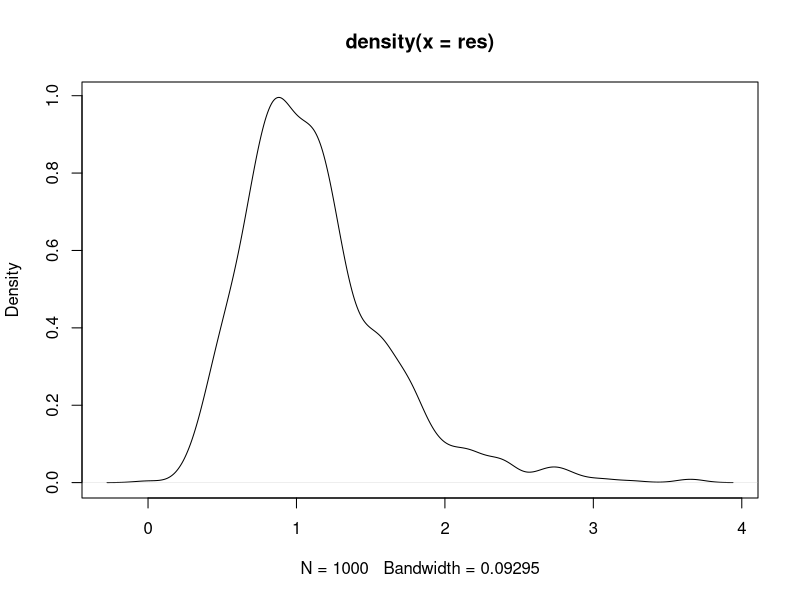

Source code (R):
library(truncnorm)

sample.params.worley  <- function(user_input, seed = 125){
  with( as.list(user_input),{
    # User input: BW(kg)
    set.seed(seed)
    #Initial time: hours
    if  (missing(time_scale) || is.na(time_scale)){
      time_scale <- 1/24
    }else if (time_scale == "minutes"){
      time_scale <- 60
    }else if (time_scale == "hours"){
      time_scale <- 1
    }else if (time_scale == "days"){
      time_scale <- 1/24
    }else if (time_scale == "weeks"){
      time_scale <- (1/24)/7
    }else if (time_scale == "months"){
      time_scale <- ((1/24)/30)
    }else if (time_scale == "years"){
      time_scale <- ((1/24)/365)
    }
    inv_time_scale <- 1/time_scale
    
    if (sex == "M"){
      
      BW = 80.4 #kg, mean BW Willmann et al., 2007
      
      Htc = rtruncnorm(   1,    a = 0,    b = Inf,  mean = 0.45, sd = 0.027) #https://doi.org/10.1080/10408440390242324
      
      #Scaled Parameters
      #Cardiac output and blood flows (https://doi.org/10.1007/s10928-007-9053-5)
      QC = rtruncnorm(1,a = 0,b = Inf,  mean = 6293, sd = 809) *60/1000 *(1-Htc) * inv_time_scale	#cardiac output in L/time_scale; adjusted for plasma, ml/min --> L/h
      QK = rtruncnorm(1,a = 0,b = Inf,  mean = 1356, sd = 372) *60/1000 *(1-Htc) * inv_time_scale#plasma flow to kidney (L/time_scale), ml/min --> L/h
      QL = rtruncnorm(1,a = 0,b = Inf,  mean = 1689, sd = 269) *60/1000 *(1-Htc) * inv_time_scale#plasma flow to liver (L/time_scale), ml/min --> L/h
      QR = QC - QK - QL 	#plasma flow to rest of body (L/time_scale), ml/min
      if (QR < 0){
        QR <- 500 *60/1000 *(1-Htc) * inv_time_scale
        QK<- QK- (500 *60/1000 *(1-Htc) * inv_time_scale)/2
        QL<- QL- (500 *60/1000 *(1-Htc) * inv_time_scale)/2
        QC <- QC +500 *60/1000 *(1-Htc) * inv_time_scale
        
      }
      QBal = QC - (QK + QL + QR) #Balance check of blood flows; should equal zero, ml/min
      #Tissue Volumes
      
      VPlas = rtruncnorm(1,a = 0,b = Inf,  mean = 3.46, sd = 0.42) #L https://doi.org/10.1080/10408440390242324
      VK = rtruncnorm(1,a = 0,b = Inf,  mean = 444, sd = 110) *1e-3 #mL --> L (https://doi.org/10.1007/s10928-007-9053-5)
      MK = VK*1.0*1000	#mass of the kidney (g)
      VKb = VK*0.16	#volume of blood in the kidney (L); fraction blood volume of kidney (0.16) from Brown, 1997
      VfilC = 4e-4	#fraction vol. of filtrate (L/kg BW)
      VPTCC = 1.35e-4 #vol. of proximal tubule cells (L/g kidney) (60 million PTC cells/gram kidney, 1 PTC = 2250 um3)
      Vfil = VfilC*BW	#volume of filtrate (L)
      VKC = VK / BW  # L/kg
      VL = rtruncnorm(1,a = 0,b = Inf,  mean = 2341, sd = 560) *1e-3 #mL --> L (https://doi.org/10.1007/s10928-007-9053-5)
      ML = VL*1.05*1000	#mass of the liver (g)
      
    }else if(sex == "F"){
      
      BW = 68.8 #kg, mean BW Willmann et al., 2007
      
      Htc = rtruncnorm(1,a = 0,b = Inf,  mean = 0.39, sd = 0.029) #https://doi.org/10.1080/10408440390242324
      
      #Scaled Parameters
      #Cardiac output and blood flows (https://doi.org/10.1007/s10928-007-9053-5)
      QC = rtruncnorm(1,a = 0,b = Inf,  mean = 5781, sd = 725) *60/1000 *(1-Htc) * inv_time_scale	#cardiac output in L/time_scale; adjusted for plasma, ml/min --> L/h
      QK = rtruncnorm(1,a = 0,b = Inf,  mean = 1150, sd = 323) *60/1000 *(1-Htc)* inv_time_scale#plasma flow to kidney (L/time_scale), ml/min --> L/h
      QL = rtruncnorm(1,a = 0,b = Inf,  mean = 1687, sd = 261) *60/1000 *(1-Htc)* inv_time_scale#plasma flow to liver (L/time_scale), ml/min --> L/h
      QR = QC - QK - QL 	#plasma flow to rest of body (L/time_scale), ml/min
      QBal = QC - (QK + QL + QR) #Balance check of blood flows; should equal zero, ml/min
      if (QR < 0){
        QR <- 500 *60/1000 *(1-Htc) * inv_time_scale
        QK<- QK- (500 *60/1000 *(1-Htc) * inv_time_scale)/2
        QL<- QL- (500 *60/1000 *(1-Htc) * inv_time_scale)/2
        QC <- QC +500 *60/1000 *(1-Htc) * inv_time_scale
        
      }
      #Tissue Volumes
      
      VPlas = rtruncnorm(1,a = 0,b = Inf,  mean = 2.68, sd = 0.28) #L https://doi.org/10.1080/10408440390242324
      VK = rtruncnorm(1,a = 0,b = Inf,  mean = 413, sd = 106) *1e-3 #mL --> L (https://doi.org/10.1007/s10928-007-9053-5)
      MK = VK*1.0*1000	#mass of the kidney (g)
      VKb = VK*0.16	#volume of blood in the kidney (L); fraction blood volume of kidney (0.16) from Brown, 1997
      VfilC = 4e-4	#fraction vol. of filtrate (L/kg BW)
      VPTCC = 1.35e-4 #vol. of proximal tubule cells (L/g kidney) (60 million PTC cells/gram kidney, 1 PTC = 2250 um3)
      Vfil = VfilC*BW	#volume of filtrate (L)
      VKC = VK / BW  # L/kg
      VL = rtruncnorm(1,a = 0,b = Inf,  mean = 1938, sd = 490) *1e-3 #mL --> L (https://doi.org/10.1007/s10928-007-9053-5)
      ML = VL*1.05*1000	#mass of the liver (g)
      
      
    }
   
    #Chemical Specific Parameters
    MW = 414.07	#PFOA molecular mass (g/mol)
    Free = 0.02 #0.006 #free fraction in plasma (male)
    
    #Kidney Transport Parameters
    Vmax_baso_invitro = 439.2 #Vmax of basolateral transporter (pmol/mg protein/min); averaged in vitro value of OAT1 and OAT3 from Nakagawa, 2007
    Km_baso = 20100 #Km of basolateral transporter (ug/L) Average of OAT1 and OAT3 from Nakagawa et. al, 2007
    Vmax_apical_invitro = 37400 #Vmax of apical transporter (pmol/mg protein/min); invitro value for OAT4 from Yang et al, 2010
    Km_apical = 77500#Km of apical transporter (ug/L), in vitro value for OAT4 and URAT1 from Yang et al, 2010.
    RAFbaso = 1	#relative activity factor, basolateral transporters (male) (fit to data)	
    RAFapi = 0.0007	#relative activity factor, apical transporters (male) (fit to data)	
    protein = 2.0e-6	#amount of protein in proximal tubule cells (mg protein/proximal tubule cell)
    
    #Transporters expression CV (https://doi.org/10.1124/dmd.116.072066)
    #we can consider OAT1/3 as basolateral transport and OAT4 as apical transport
    OAT1_CV = 0.353 
    ΟΑΤ3_CV = 0.443
    ΟΑΤ4_CV = 0.445
    
    #Partition Coefficients (from rat tissue data, Kudo et al, 2007)
    PK = 1.17 #kidney:blood
    PR = 0.11 #rest of body:blood
    PL = rtruncnorm(1,a = 0,b = Inf,  mean = 0.26, sd = 0.06) #liver:blood partition coefficient, M & F, https://pubs.acs.org/doi/10.1021/acs.est.3c02765
    
    #rate constants
    kdif = 0.001*inv_time_scale	#diffusion rate from proximal tubule cells (L/time_scale)
    kabsc = 2.12*inv_time_scale	#rate of absorption of chemical from small intestine to liver (1/(time_scale*BW^-0.25))(fit to data)
    kunabsc = 7.06e-5*inv_time_scale	#rate of unabsorbed dose to appear in feces (1/(time_scale*BW^-0.25))(fit to data)
    GEC = 3.5*inv_time_scale#gastric emptying time (1/(time_scale*BW^-0.25)); from Yang, 2013
    k0C = 1.0*inv_time_scale	#rate of uptake from the stomach into the liver (1/(time_scale*BW^-0.25)) (fit to data)
    
    keffluxc =0.1*inv_time_scale #rate of clearance of PFOA from proximal tubule cells into blood (1/(time_scale*BW^-0.25))
    kbilec = 0.0001*inv_time_scale #biliary elimination rate ((male); liver to feces storage (1/(time_scale*BW^-0.25)) (fit to data)
    kurinec = 0.063*inv_time_scale #rate of urine elimination from urine storage (male) (1/(time_scale*BW^-0.25))(fit to data)
    kvoid = 0.06974*inv_time_scale  #daily urine volume rate (L/time_scale); Van Haarst, 2004                                                   

    #Kidney Parameters
    
    PTC = VKC*1000*6e7	#number of PTC (cells/kg BW) (based on 60 million PTC/gram kidney, assuming density of 1 kg/L)
    VPTC = VK*1000*VPTCC	#volume of proximal tubule cells (L)	
    MPTC = VPTC*1000 #mass of the proximal tubule cells (g) (assuming density 1 kg/L)	
    VR = (0.93*BW) - VPlas - VPTC - Vfil - VL	#volume of remaining tissue (L); 
    VBal = (0.93*BW) - (VR + VL + VPTC + Vfil + VPlas)	#Balance check of tissue volumes; should equal zero 
    
    Vmax_basoC = (Vmax_baso_invitro*RAFbaso*PTC*protein*60*(MW/1e12)*1e6)*inv_time_scale#Vmax of basolateral transporters (ug/time_scale/kg BW)
    Vmax_apicalC = (Vmax_apical_invitro*RAFapi*PTC*protein*60*(MW/1e12)*1e6)*inv_time_scale #Vmax of basolateral transporters (ug/time_scale/kg BW)
    Vmax_baso = Vmax_basoC*BW^0.75	#(ug/time_scale)
    Vmax_apical = Vmax_apicalC*BW^0.75	#(ug/time_scale)
    kbile = kbilec*BW^(-0.25)	#biliary elimination; liver to feces storage (/time_scale)
    kurine = kurinec*BW^(-0.25)	#urinary elimination, from filtrate (/time_scale)
    kefflux = keffluxc*BW^(-0.25)	#efflux clearance rate, from PTC to blood (/time_scale)
    GFR = rtruncnorm(1,a = 0,b = Inf,  mean = 40.2, sd = 21.2) *60/1000 * inv_time_scale#mL/min --> L/h 	# M & F ; Levey et al., 2010, https://doi.org/10.1681/asn.v451159
    
    
    #GI Tract Parameters
    kabs = kabsc*BW^(-0.25)	#rate of absorption of chemical from small intestine to liver (/time_scale)
    kunabs = kunabsc*BW^(-0.25)	#rate of unabsorbed dose to appear in feces (/time_scale)
    GE = GEC*BW^(-0.25)	#gastric emptying time (/time_scale)
    k0 = k0C*BW^(-0.25) 	#rate of uptake from the stomach into the liver (/time_scale)
    
    water_consumption <- 1.36# L/time_scale
    
    return(list( "BW"=BW, "Htc"=Htc, 
                 "Free" = Free, "QC" = QC, "QK" = QK, "QL" = QL, "QR" = QR, 
                 "VPlas" = VPlas,"VKb" = VKb, "Vfil" = Vfil, "VL" = VL, "VR" = VR, "ML" = ML,
                 "VPTC" = VPTC, "Vmax_baso" = Vmax_baso, "Vmax_apical" = Vmax_apical,
                 'kdif' = kdif, "Km_baso" = Km_baso, "Km_apical" = Km_apical,
                 "kbile" = kbile, "kurine" = kurine, "kefflux" = kefflux,
                 "GFR" = GFR, "kabs" = kabs, "kunabs" = kunabs, "GE" = GE, "k0" = k0,
                 "PL" = PL, "PK" = PK, "PR" = PR, "kvoid" = kvoid,
                 "ingestion" = ingestion, "ingestion_time" = ingestion_time,
                 "admin_dose" = admin_dose, "admin_time" = admin_time,
                 "admin_type" = admin_type, "exp_type" = exp_type
    ))
    
  })
}

#===============================================
#2. Function to create initial values for ODEs 
#===============================================

create.inits.worley <- function(parameters){
  with( as.list(parameters),{
    "AR" = 0; "Adif" = 0; "A_baso" = 0; "AKb" = 0;
    "ACl" = 0; "Aefflux" = 0;
    "A_apical" = 0; "APTC" = 0; "Afil" = 0;
    "Aurine" = 0; "AST" = 0;
    "AabsST" = 0; "ASI" = 0; "AabsSI" = 0; "Afeces" = 0;
    "AL" = 0; "Abile" = 0; "Aplas_free" = 0;
    "ingestion" = 0;
    
    return(c("AR" = AR, "Adif" = Adif, "A_baso" = A_baso, "AKb" = AKb,
             "ACl" = ACl, "Aefflux" = Aefflux,
             "A_apical" = A_apical, "APTC" = APTC, "Afil" = Afil,
             "Aurine" = Aurine, "AST" = AST,
             "AabsST" = AabsST, "ASI" = ASI, "AabsSI" = AabsSI, "Afeces" = Afeces, 
             "AL" = AL, "Abile" = Abile, "Aplas_free" = Aplas_free,
             "ingestion" = ingestion))
  })
}

#===================
#3. Events function
#===================
create.events.worley <- function(parameters){
  with(as.list(parameters), {
    if (admin_type == "iv"){
      # Calculate number of administrated doses and corresponding administration time for IV
      ldose <- length(admin_dose)
      ltimes <- length(admin_time)
      # If not equal, then stop 
      if (ltimes != ldose){
        stop("The times of administration should be equal in number to the doses")
      }else{
        events <- list(data = rbind(data.frame(var = c("Aplas_free"),  time = admin_time, 
                                               value = admin_dose, method = c("add")) ))
      }
    }else{
      lingest <- length(ingestion)
      lingesttimes <- length(ingestion_time)
      # If not equal, then stop 
      if (lingest != lingesttimes){
        stop("The times of ingestion rate change should be equal to the ingestion time vector")
      }else{
        if(exp_type == "pharmacokinetics"){
          # For pharmacokinetic studies, add the dose directly to the stomach compartment
          events <- list(data = data.frame(var = c("AST"),  time = ingestion_time, 
                                           value = ingestion, method = c("add")))
        }else{
          # For continuous exposure studies, set the ingestion rate
          events <- list(data = data.frame(var = c("ingestion"),  time = ingestion_time, 
                                           value = ingestion, method = c("rep")))
        }
      }
    }
    
    return(events)
  })
}
# 
# #==================
# #4. Custom function 
# #==================
# custom.func <- function(){
#   return()
# }

#==============
#5. ODEs System
#==============

ode.func.worley <- function(time, inits, params){
  with(as.list(c(inits,params)),{
    
    CR = AR/VR #concentration in rest of body (ug/L)
    CVR = CR/PR	#concentration in venous blood leaving the rest of the body (ug/L)
    CKb = AKb/VKb	#concentration in kidney blodd (ug/L) 
    CVK = CKb #/PK	#concentration in venous blood leaving kidney (ug/L)
    CPTC = APTC/VPTC	#concentration in PTC (ug/L)
    Cfil = Afil/Vfil	#concentration in filtrate (ug/L)
    CL = AL/VL	#concentration in the liver (ug/L)
    CLiver = AL/ML #	concentration in the liver (ug/g)
    CVL = CL/PL	#concentration in the venous blood leaving the liver (ug/L)
    CA_free = Aplas_free/VPlas		#concentration in plasma (ug/L)
    CA = CA_free/Free	#concentration of total PFOA in plasma (ug/L)
    Curine = Aurine/kvoid
    
    # Rest of Body (Tis)
    dAR = QR*(CA-CVR)*Free	#rate of change in rest of body (ug/time_scale)
    
    #Kidney 
    #Kidney Blood (Kb)
    dAdif = kdif*(CKb - CPTC)	#rate of diffusion from into the PTC (ug/time_scale)
    dA_baso = (Vmax_baso*CKb)/(Km_baso + CKb)	
    dAKb = QK*(CA-CVK)*Free - CA*GFR*Free - dAdif - dA_baso #rate of change in kidney blood (ug/time_scale).
    dACl = CA*GFR*Free	#rate of clearance via glormerular filtration (ug/time_scale)
    
    #Proximal Tubule Cells (PTC)
    dAefflux = kefflux*APTC
    dA_apical = (Vmax_apical*Cfil)/(Km_apical + Cfil)
    dAPTC =  dAdif + dA_apical + dA_baso - dAefflux #rate of change in PTC(ug/time_scale)
    
    #Filtrate (Fil)
    dAfil = CA*GFR*Free - dA_apical - Afil*kurine	#rate of change in filtrate (ug/time_scale)
    
    #Urinary elimination 
    dAurine = kurine*Afil	#rate of change in urine (ug/time_scale)
    
    #GI Tract (Absorption site of oral dose)
    #Stomach
    dAST=  ingestion - k0*AST - GE*AST	#rate of change in the stomach (ug/time_scale)
    dAabsST = k0*AST	#rate of absorption in the stomach (ug/time_scale)
    
    #Small Intestine
    dASI = GE*AST - kabs*ASI - kunabs*ASI	#rate of change in the small intestine (ug/time_scale)
    dAabsSI = kabs*ASI	#rate of absorption inthe small intestine (ug/time_scale)
    
    total_oral_uptake = AabsSI + AabsST	#total oral uptake in the GI tract (ug) 
    
    #Feces compartment
    dAfeces = kbile*AL + kunabs*ASI #rate of change in the feces compartment (ug/time_scale)
    
    #Liver
    dAL = QL*(CA-CVL)*Free - kbile*AL + kabs*ASI + k0*AST #rate of change in the liver (ug/time_scale)
    dAbile = kbile*AL
    amount_per_gram_liver = CLiver	#amount of PFOA in liver per gram liver (ug/g)
    
    #Plasma compartment
    dAplas_free = (QR*CVR*Free) + (QK*CVK*Free) + (QL*CVL*Free) - 
      (QC*CA*Free) + dAefflux  #rate of change in the plasma (ug/time_scale) 
    
    dingestion = 0
    
    #Mass Balance Check
    Atissue = Aplas_free + AR + AKb + Afil + APTC + AL + AST + ASI 	#sum of mass in all compartments (ug)
    Aloss = Aurine + Afeces #sum of mass lost through urinary and fecal excretion (ug)
    Atotal = Atissue + Aloss 	#total mass; should equal total dose
    
    list(c("dAR" = dAR, "dAdif" = dAdif, "dA_baso" = dA_baso, "dAKb" = dAKb,
           "dACl" = dACl, "dAefflux" = dAefflux,
           "dA_apical" = dA_apical, "dAPTC" = dAPTC, "dAfil" = dAfil,
           "dAurine" = dAurine, "dAST" =dAST,
           "dAabsST" = dAabsST, "dASI" = dASI, "dAabsSI" = dAabsSI, "dAfeces" = dAfeces, 
           "dAL" = dAL, "dAbile" = dAbile, "dAplas_free" = dAplas_free,
           "dingestion" = dingestion), 
         "total_oral_uptake" = total_oral_uptake, "amount_per_gram_liver" = amount_per_gram_liver,
         "Atissue" = Atissue, "Aloss" = Aloss, "Atotal" = Atotal, "CR" =CR, "CVR" = CVR, "CKb" = CKb, 
         "CVK" = CVK, "CPTC" = CPTC,
         "Cfil" = Cfil, "CL" = CL, "CVL" = CVL, "CA_free" = CA_free, "CA" = CA,
         "Cserum" = CA, "Cliver" = CL)
    
  })
}

user_input <- list(
  'sex' = "M",
  "exposure_time" = seq(0,30,1),
  "ingestion" = 10,
  "ingestion_time" = 0,
  "admin_dose" = 0,
  "admin_time" = 0,
  "admin_type" = "oral",
  "exp_type" = "continuous",
  "time_scale" = "years"
)

run_worley <- function(user_input, solver = "lsodes", rtol = 1e-7, atol = 1e-7, seed = 1231){
  params_worley <- sample.params.worley(user_input, seed = seed)
  inits_worley <- create.inits.worley(params_worley)
  events_worley <- create.events.worley(params_worley)
  solution_worley <-  as.data.frame(deSolve::ode(times = user_input$exposure_time,  
                                                 func = ode.func.worley, 
                                                 y = inits_worley, parms = params_worley,
                                                 events = events_worley, 
                                                 method= solver, rtol = rtol, atol = atol))
  
  return(solution_worley)
}

N_samples <- 1000
res <- rep(NA, N_samples)
for (i in 1:N_samples){
  solution_worley <- run_worley(user_input,seed = i)
  res[i] <- solution_worley$Cliver[dim(solution_worley)[1]]
  
}

plot(density(res))
